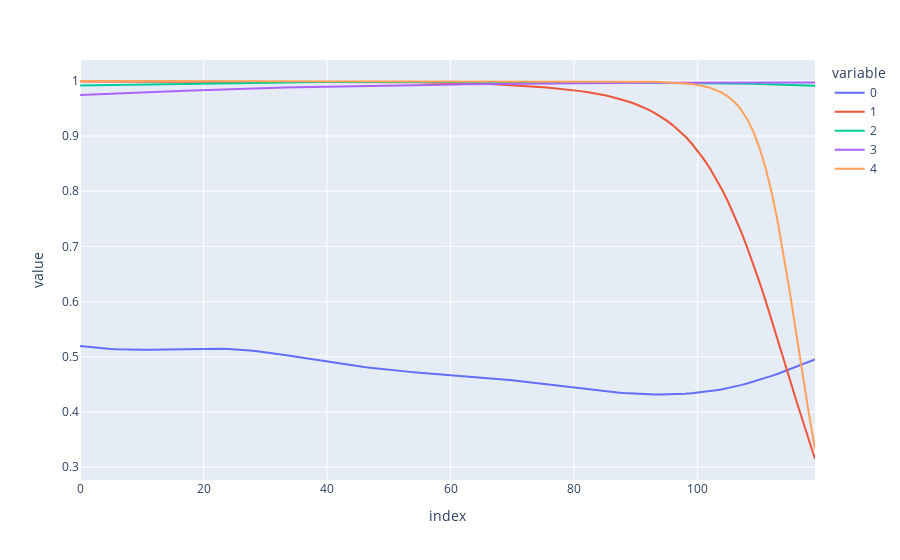

Notebook source saved alongside this figure:
### Code cell
evals_for_scales = [eval(2378, scale=scale) for scale in range(120)]
px.line(evals_for_scales)
